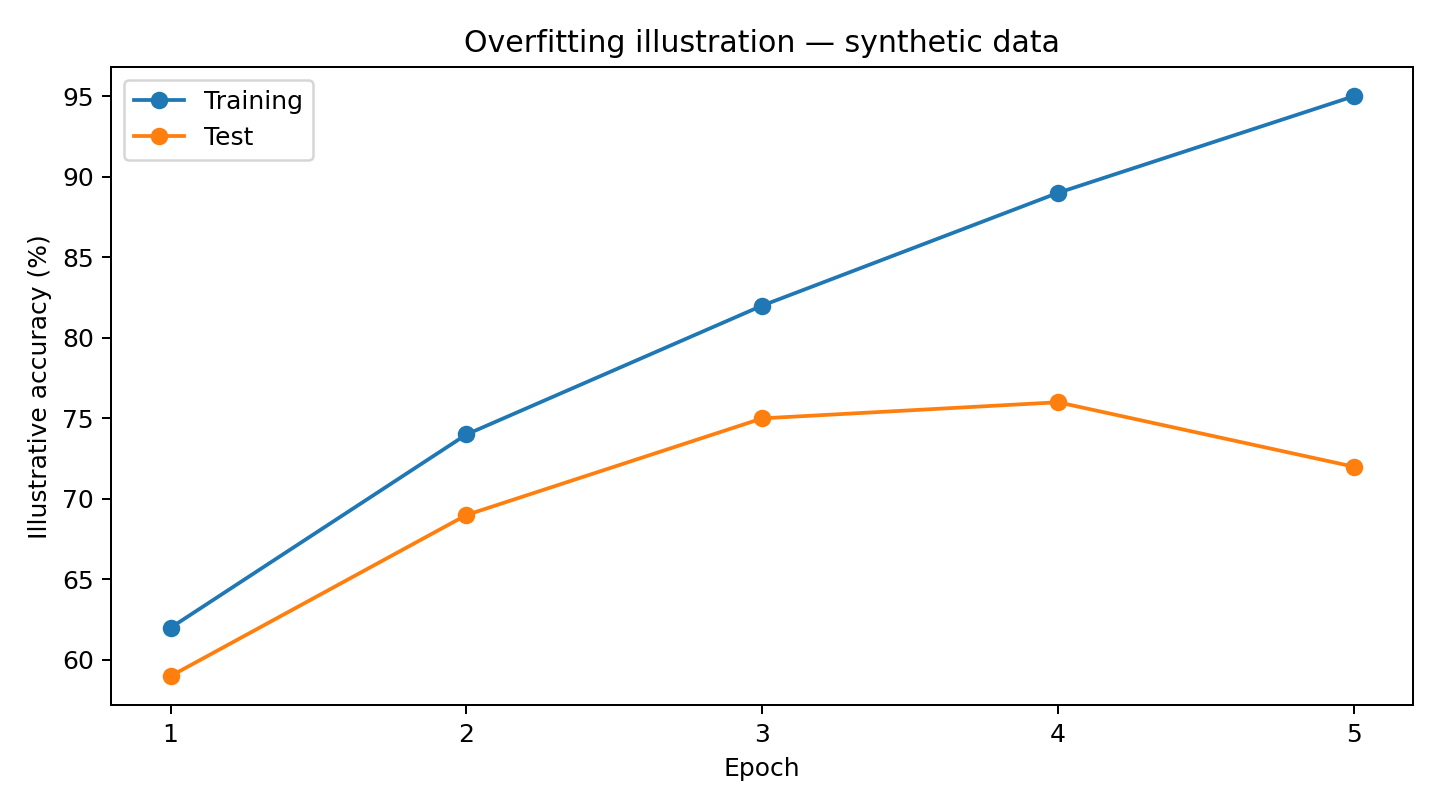

This figure's Python source:
import matplotlib.pyplot as plt
from pathlib import Path
out=Path(__file__).resolve().parent
x=[1,2,3,4,5]; train=[62,74,82,89,95]; test=[59,69,75,76,72]
plt.figure(figsize=(8,4.5)); plt.plot(x,train,marker='o',label='Training'); plt.plot(x,test,marker='o',label='Test'); plt.xlabel('Epoch'); plt.ylabel('Illustrative accuracy (%)'); plt.title('Overfitting illustration — synthetic data'); plt.xticks(x); plt.legend(); plt.tight_layout(); plt.savefig(out/'overfitting_demo.png',dpi=180); plt.close()
